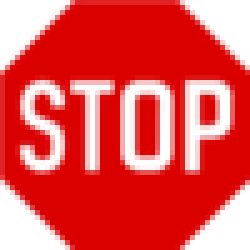
#> input picture Video_Process/train_image/stop_sign_template_small_01.png, 50 x 50 px (shown 5 times larger)
$ python non_stream.py
#> lines starting #> are read from the running program, lines starting #| are printed output that depends on the picture
import video
import sys
import numpy as np
import cv2
import time
import requests
import threading
from threading import Thread, Event, ThreadError

MIN_MATCH_COUNT=10


detector=cv2.xfeatures2d.SIFT_create()

FLANN_INDEX_KDITREE=0
flannParam=dict(algorithm=FLANN_INDEX_KDITREE,tree=5)
flann=cv2.FlannBasedMatcher(flannParam,{})

trainImg_stop=cv2.imread("train_image/stop_sign_template_small_01.png",0)
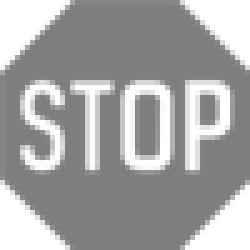
#> trainImg_stop: shape (50, 50) (shown 5 times larger); min 126, max 255, mean 164.2
trainKP_stop,trainDesc_stop=detector.detectAndCompute(trainImg_stop,None)
#> trainKP_stop = 30 keypoints; strongest (x, y, size): (41, 22, 2.9), (18, 32, 2), (11, 19, 2), (5, 31, 2)

trainImg_limit5=cv2.imread("train_image/sign_speed-5.jpg",0)
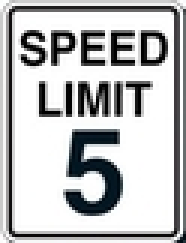
#> input picture Video_Process/train_image/sign_speed-5.jpg, 62 x 81 px (shown 3 times larger)
#> trainImg_limit5: shape (81, 62); min 0, max 255, mean 190.3
trainKP_limit5,trainDesc_limit5=detector.detectAndCompute(trainImg_limit5,None)
#> trainKP_limit5 = 84 keypoints; strongest (x, y, size): (21, 14, 2.1), (46, 37, 1.8), (14, 29, 1.8), (11, 18, 2)

trainImg_limit50=cv2.imread("train_image/sign_speed-50.jpg",0)
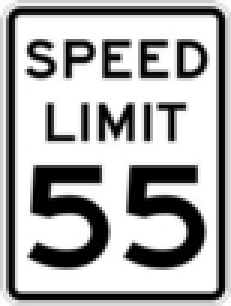
#> input picture Video_Process/train_image/sign_speed-50.jpg, 77 x 102 px (shown 3 times larger)
#> trainImg_limit50 is the input picture: shape (102, 77); min 0, max 255, mean 172.9
trainKP_limit50,trainDesc_limit50=detector.detectAndCompute(trainImg_limit50,None)
#> trainKP_limit50 = 117 keypoints; strongest (x, y, size): (51, 63, 3.5), (19, 63, 3.5), (46, 85, 5), (30, 58, 4.5)

start = time.time()
cam=cv2.VideoCapture(0)
cam.set(cv2.CAP_PROP_FRAME_WIDTH,256);
cam.set(cv2.CAP_PROP_FRAME_HEIGHT,144);

def findline(img, linenum):
    temp = img[linenum]
    #print(len(temp))
    i = 0
    j = 0
    isObejct = 0
    #count = 0
    for pixle in temp:
        if pixle == 255:
            break
        else:
            i += 1

    for pixle in reversed(temp):
        if pixle == 255:
            break
        else:
            j += 1

    #print("i: {}, j: {}".format(i, j))
    if ((i + j) > 140 and (i + j) < 256):
        isObejct = 0
        return i , j , isObejct
    else:
        isObejct = 1
        return i , j, isObejct

while True:
    shapes = 0
    red = 0
    ret, QueryImgBGR=cam.read()
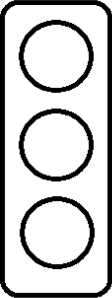
#> input picture Video_Process/train_image/frame.png, 112 x 298 px, given in place of the camera
#> QueryImgBGR is the input picture: shape (298, 112, 3); min 0, max 255, mean 202.4
    QueryImg=cv2.cvtColor(QueryImgBGR,cv2.COLOR_BGR2GRAY)

    queryKP,queryDesc=detector.detectAndCompute(QueryImg,None)
#> queryKP = 85 keypoints; strongest (x, y, size): (6, 290, 4.4), (20, 20, 16.4), (16, 7, 3.8), (7, 16, 4)

    matches_stop=flann.knnMatch(queryDesc,trainDesc_stop,k=2)
#> matches_stop = 85 matches
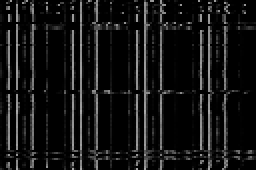
#> queryDesc: shape (85, 128) float32 (shown 2 times larger); min 0, max 171, mean 19.5

    matches_limit5=flann.knnMatch(queryDesc,trainDesc_limit5,k=2)
#> matches_limit5 = 85 matches

    matches_limit50=flann.knnMatch(queryDesc,trainDesc_limit50,k=2)
#> matches_limit50 = 85 matches

    end = time.time()
    sub = end - start

    if ( sub > 3 and sub < 5):
        pass
    else:
        goodMatch_stop=[]
        for m,n in matches_stop:
            if(m.distance<0.55*n.distance):
                goodMatch_stop.append(m)
#> this loop made 85 passes
#> after the loop, goodMatch_stop = []
        if(len(goodMatch_stop)>MIN_MATCH_COUNT):
            #client_socket.send("found a stop sign")
            print ("find a stop sign")
            start = time.time()
            for i in range(0, 3):
                print("we wait for: {} seconds".format(i))
                time.sleep(1)
            stopsign_go = 1
            #print ("start: {}".format(start))
            continue

    goodMatch_limit5=[]
    for m,n in matches_limit5:
        if(m.distance<0.45*n.distance):
            goodMatch_limit5.append(m)
#> after the loop, goodMatch_limit5 = []
    if(len(goodMatch_limit5)>MIN_MATCH_COUNT):
        print ("found a 5 speed limit")

    goodMatch_limit50=[]
    for m,n in matches_limit50:
        if(m.distance<0.45*n.distance):
            goodMatch_limit50.append(m)
#> after the loop, goodMatch_limit50 = []
    if(len(goodMatch_limit50)>MIN_MATCH_COUNT):
        print ("found a 55 speed limit")

    gray = cv2.medianBlur(QueryImg, 5)
    rows = gray.shape[0]
#> rows = 298
    circles = cv2.HoughCircles(gray, cv2.HOUGH_GRADIENT, 1, rows / 8, param1=100, param2=30, minRadius=1, maxRadius=30)
#> circles = None

    if circles is not None:
        circles = np.uint16(np.around(circles))
        for i in circles[0, :]:
            shapes = shapes + 1

    color = cv2.cvtColor(QueryImgBGR, cv2.COLOR_BGR2HSV)
#> color: shape (298, 112, 3); mean H, S, V 0, 0, 202.4
    lower_range = np.array([169, 100, 100], dtype=np.uint8)
    upper_range = np.array([189, 255, 255], dtype=np.uint8)
    mask = cv2.inRange(color, lower_range, upper_range)
#> mask: shape (298, 112); every value is 0
    if (mask.any()):
        red = 1

    if (shapes == 3 and red == 1):
        print("red traffic sign: stop!!")
        continue

    edge = cv2.Canny(QueryImg, 1500, 1500, apertureSize=5)
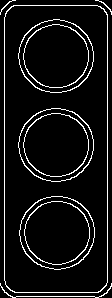
#> edge: shape (298, 112); 7.5% white in thin lines or dots

    vis = QueryImgBGR.copy()
    vis = np.uint8(vis/2.)
    vis[edge != 0] = (0, 255, 0)
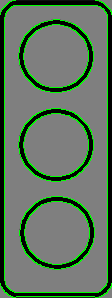
#> vis: shape (298, 112, 3); mean B, G, R 96.4, 115.5, 96.4

    line1_i, line1_j, line1_obj = findline(edge, 40)
#> in findline, `temp = img[linenum]`: temp = 112 values, max 255 at index 4, min 0 at index 0, mean 15.94
#> the loop in findline, `for pixle in temp:` made 5 passes
#> pixle on passes 2 to 5: 0, 0, 0, 255
#> after the loop in findline, `for pixle in temp:`: i = 4
#> the loop in findline, `for pixle in reversed(temp):` made 5 passes
#> line1_i = 4; line1_j = 4; line1_obj = 1
    line2_i, line2_j, line2_obj = findline(edge, 100)
#> the loop in findline (call 2), `for pixle in temp:` made 5 passes
#> the loop in findline (call 2), `for pixle in reversed(temp):` made 5 passes
#> line2_i = 4; line2_j = 4; line2_obj = 1

    if (line1_obj == 0 and line2_obj == 0):
        if (int(line2_i) - int(line1_i) <10 and  int(line2_i) - int(line1_i) > 0):
            print ("go forward")
        elif (int(line1_i) - int(line2_i) <10 and  int(line1_i) - int(line2_i) > 0):
            print ("go forward")
        elif line1_i > line2_i:
            print ("turn right")
        elif line2_i > line1_i:
            print ("turn left")
    if (line1_obj == 1 or line2_obj == 1):
        if(line1_i > line1_j or line2_i > line2_j):
            if (int(line2_i) - int(line1_i) <10 and  int(line2_i) - int(line1_i) > 0):
                print ("go forward")
            elif (int(line1_i) - int(line2_i) <10 and  int(line1_i) - int(line2_i) > 0):
                print ("go forward")
            elif line1_i > line2_i:
                print ("turn right")
            elif line2_i > line1_i:
                print ("turn left")
        if(line1_i < line1_j or line2_i < line2_j):
            if (int(line2_j) - int(line1_j) <10 and  int(line2_j) - int(line1_j) > 0):
                print ("go forward")
            elif (int(line1_j) - int(line2_j) <10 and  int(line1_j) - int(line2_j) > 0):
                print ("go forward")
            elif line1_j < line2_j:
                print ("turn right")
            elif line2_j < line1_j:
                print ("turn left")

    cv2.imshow('cam',QueryImgBGR)
    if cv2.waitKey(1) & 0xFF == ord('q'):
#> (key q is pressed here)
        break
cam.release()
cv2.destroyAllWindows()

#def detectorsss():
